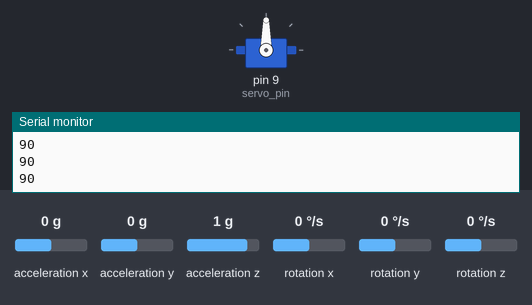
A sketch run on a simulated Arduino Uno, built with avr-gcc and run on an emulated ATmega328P. Parts: servo, the last lines printed to the serial monitor. The test bench sets the inputs (shaded band); at power-on: acceleration x 0 g, acceleration y 0 g, acceleration z 1 g, rotation x 0 °/s, rotation y 0 °/s, rotation z 0 °/s.

Above: at 3.2 s.
3.3 s: acceleration x set to -1.4 g
At 4.4 s:
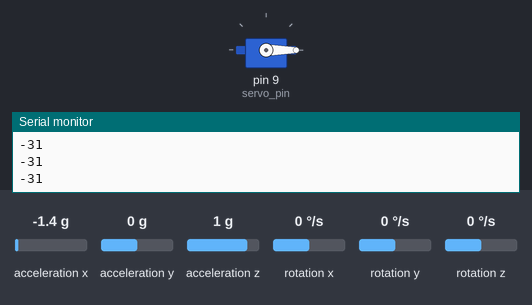
4.9 s: acceleration x set to -0.8 g
At 5.6 s:
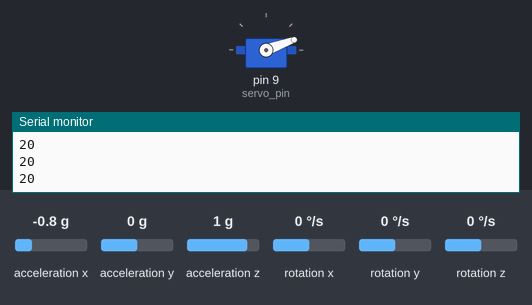
6.5 s: acceleration x set to 0.8 g
At 7.9 s:
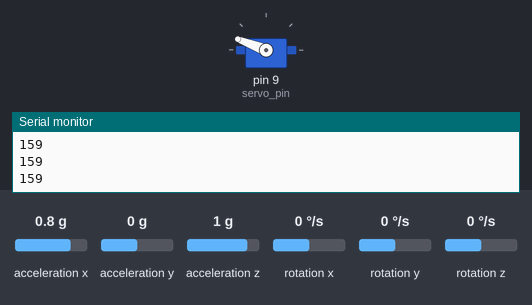
8.2 s: acceleration x set to 1.4 g
At 9.3 s:
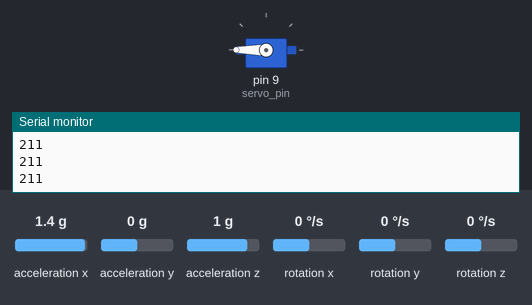
9.8 s: acceleration x set to 0 g
At 10.6 s:
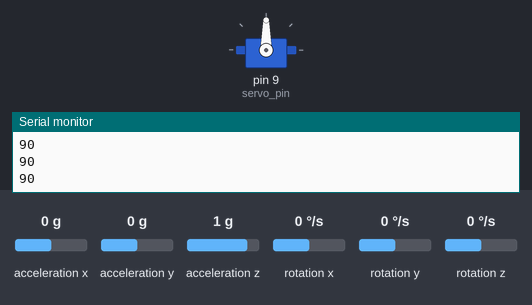
Timing chart, 0 to 12.4 s (numbered marks = the images above; inputs shaded):
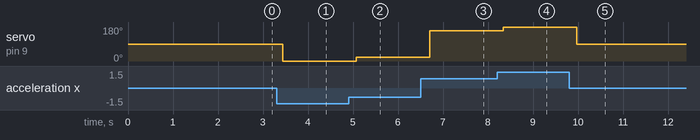

Measured:
- after the input at 3.3 s, servo on pin 9 (servo_pin): 90° → 0° after 0.13 s
- after the input at 4.9 s, servo on pin 9 (servo_pin): 0° → 20° after 0.17 s
- after the input at 6.5 s, servo on pin 9 (servo_pin): 20° → 159° after 0.20 s
- after the input at 8.2 s, servo on pin 9 (servo_pin): 159° → 180° after 0.13 s
- after the input at 9.8 s, servo on pin 9 (servo_pin): 180° → 90° after 0.17 s

The sketch:

Source_Code.ino
```cpp
/*  MPU6050 Accelerometer With Servo Motor
 *
 *  GitHub URL - https://github.com/narayanvyas/Arduino-MPU6050-With-Servo-Motor
 *
 *  Developed By Web Dev Fusion
 *  URL - https://www.webdevfusion.com
 *
 *  Components
 *  ----------
 *   - Arduino Uno
 *   - MPU6050 Module
 *   - Jumper Wires
 *   - Breadboard / PCB
 *   - Servo Motor
 *
 *  Libraries
 *  ---------
 *  - I2CDevLib - https://github.com/jrowberg/i2cdevlib
 *  - Download ZIP From above link, Go to Arduino Folder from ZIP > Copy I2Cdev And MPU6050 Folder to your Arduino Library Folder
 *
 */

#include <Wire.h>
#include <MPU6050.h>
#include <Servo.h>

Servo sg90;
int servo_pin = 9;
MPU6050 sensor ;

int16_t ax, ay, az ;
int16_t gx, gy, gz ;

void setup ( )
{
  sg90.attach ( servo_pin );
  Wire.begin ( );
  Serial.begin  (9600);
  Serial.println  ( "Initializing the sensor" );
  sensor.initialize ( );
  Serial.println (sensor.testConnection ( ) ? "Successfully Connected" : "Connection failed");
  delay (1000);
  Serial.println ( "Taking Values from the sensor" );
  delay (1000);
}

void loop ( )
{
  sensor.getMotion6 (&ax, &ay, &az, &gx, &gy, &gz);
  ax = map (ax, -17000, 17000, 0, 180) ;
  Serial.println (ax);
  sg90.write (ax);
  delay (200);
}
```
